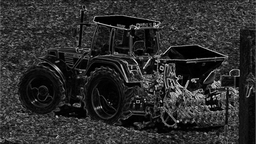
#> input picture sobels/tractor_0001_sobel.png, 256 x 144 px, shrunk from 960 x 540 before the run; its folder holds 4 pictures in this run
$ python vdct_all.py
#> lines starting #> are read from the running program, lines starting #| are printed output that depends on the picture
import cv2
import numpy as np
import matplotlib.pyplot as plt
import time
import os

sobels_path = "sobels/" # path to save results
count=0 # count
vdct_path = "vdct/"
frames = 5

def DCT(imgs5,h,w,f):

  # where imgs is the array to be processed, h and w are the shapes,
  # and f is for the number of used frames.
  imgs_dct=imgs_r = imgs5.astype(np.float32)
  for i in range(height):
    for j in range(width):
      imgs_dct[i,j,:] = (cv2.dct(np.array(imgs5[i,j,:], np.float32))).reshape(f)
      imgs_dct[i,j,0] = 0;#imgs_dct[i,j,1] = 0
      imgs_r[i,j,:] = np.array(cv2.idct(imgs_dct[i,j,:].reshape(f,1)), np.uint8).reshape(f)
  return imgs_r[:,:,f//2]


list = sorted(os.listdir(sobels_path))
img0 = cv2.imread(sobels_path+"/"+list[0], cv2.IMREAD_GRAYSCALE) # get one image to get the shape
#> img0 is the input picture: shape (144, 256); min 0, max 232, mean 44.7
height, width = img0.shape
#> height = 144; width = 256

imgs = np.zeros((height, width,len(list)))
for m in list:
  imgs[:,:,count] = cv2.imread(sobels_path+"/"+m, cv2.IMREAD_GRAYSCALE)
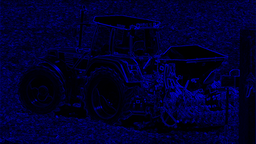
#> imgs: shape (144, 256, 4) float64; mean B, G, R, A 44.7, 0, 0, 0
  count+=1
#> pass 2 of the loop `for m in list:`:
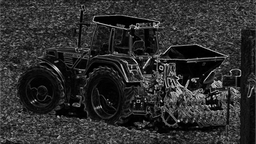
#> input picture sobels/tractor_0002_sobel.png, 256 x 144 px, shrunk from 960 x 540 before the run
#> `imgs[:,:,count] = cv2.imread(sobels_path+"/"+m, cv2.IMREAD_GRAYSCALE)`:
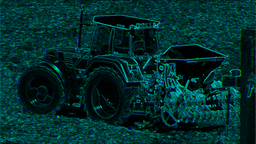
#> imgs: shape (144, 256, 4) float64; mean B, G, R, A 44.7, 45.4, 0, 0
#> pass 3 of the loop `for m in list:`:
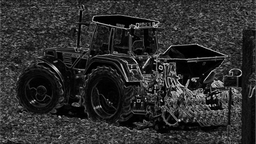
#> input picture sobels/tractor_0003_sobel.png, 256 x 144 px, shrunk from 960 x 540 before the run
#> `imgs[:,:,count] = cv2.imread(sobels_path+"/"+m, cv2.IMREAD_GRAYSCALE)`:
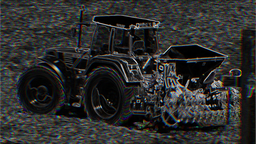
#> imgs: shape (144, 256, 4) float64; mean B, G, R, A 44.7, 45.4, 45.2, 0
#> the loop made 4 passes; the first 3 are shown
print("There are ",count," images.")

imgs_exp = np.zeros((height, width,len(list)+4))
print(imgs_exp.shape)
#| (144, 256, 8)
imgs_exp[:,:,2:-2] = imgs
imgs_exp[:,:,0] = imgs_exp[:,:,1] = imgs[:,:,0]
imgs_exp[:,:,-2] = imgs_exp[:,:,-1] = imgs[:,:,-1]
imgs_back = imgs
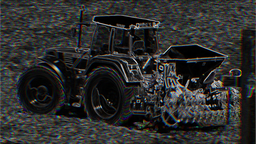
#> imgs_back: shape (144, 256, 4) float64; mean B, G, R, A 44.7, 45.4, 45.2, 43.5
time1 = time.time()
for index in range(count):
  print("Processing frame: ", index)
  imgs_back[:,:,index] = DCT(imgs_exp[:,:,index:index+frames],height,width,frames)
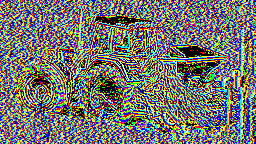
#> imgs_back: shape (144, 256, 4) float64; mean B, G, R, A 110.1, 116.2, 116.7, 115
time2 = time.time()
print("Process time: ", time2-time1, "s.")

index = 0
for index in range(count):
  cv2.imwrite(vdct_path+"/"+list[index],imgs_back[:,:,index])
#> this loop made 4 passes
#> pass 1, `cv2.imwrite(vdct_path+"/"+list[index],imgs_back[:,:,index])`:
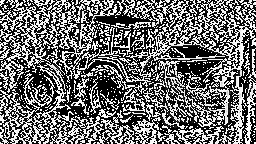
#> saved as tractor_0001_sobel.png: shape (144, 256); min 0, max 255, mean 110.1
#> pass 2, `cv2.imwrite(vdct_path+"/"+list[index],imgs_back[:,:,index])`:
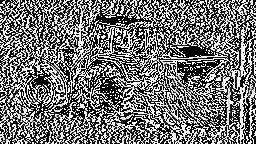
#> saved as tractor_0002_sobel.png: shape (144, 256); min 0, max 255, mean 116.2

print("Finish! The results is in ", vdct_path)
